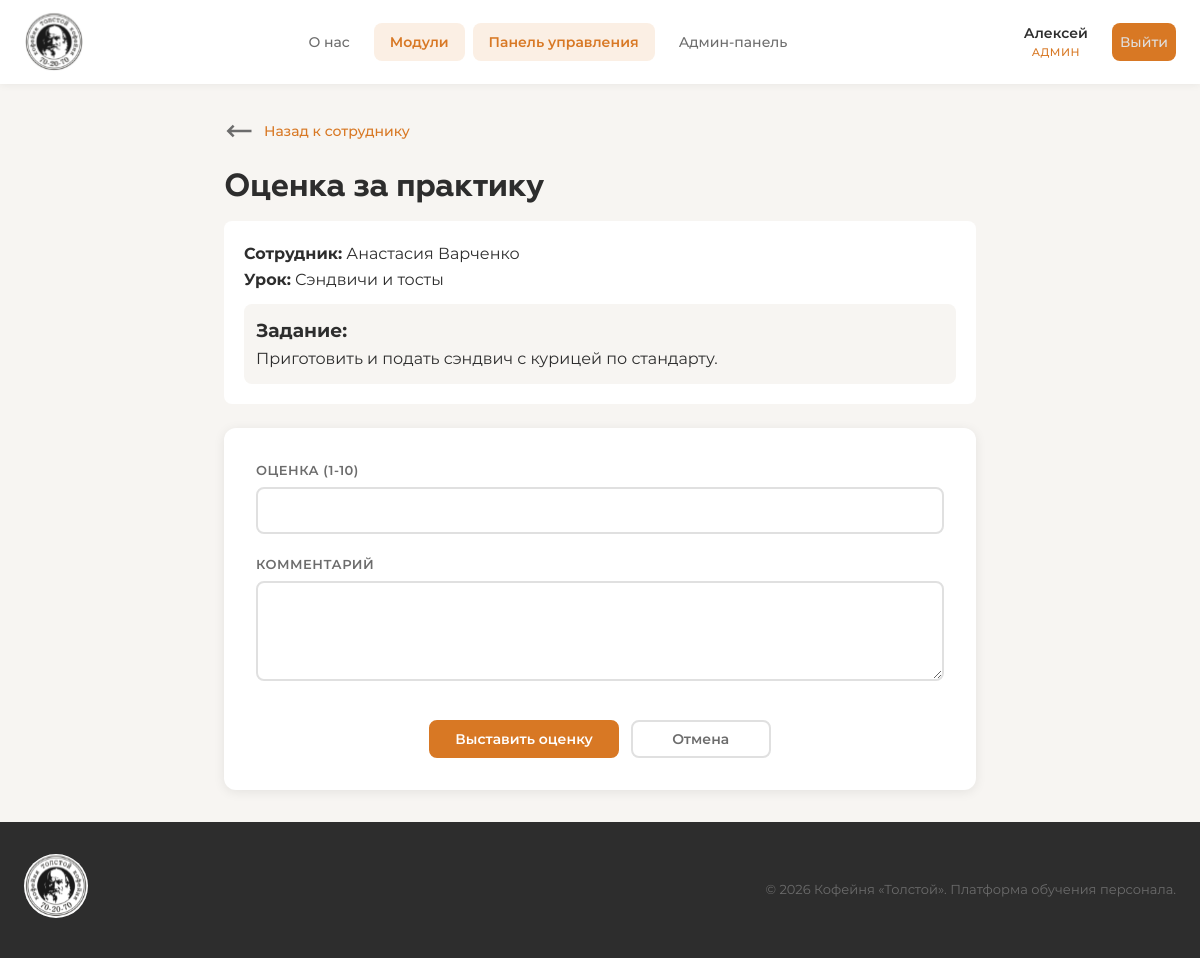
Page /dashboard/employees/13/lessons/26/grade/ (signed in) on the committed database.
### accounts/models.py (models this page shows, shortened)
class User(AbstractUser):
    ROLE_CHOICES = [
        ('trainee_barista', 'Стажёр-бариста'),
        ('barista', 'Бариста'),
        ('senior_barista', 'Старший бариста'),
        ('cook', 'Повар'),
        ('manager', 'Менеджер'),
        ('admin', 'Администратор'),
    ]
    role = models.CharField(
        max_length=20,
        choices=ROLE_CHOICES,
        default='trainee_barista',
        verbose_name='Роль'
    )
    must_change_password = models.BooleanField(
        default=True,
        verbose_name='Требуется смена пароля'
    )
    avatar = models.ImageField(
        upload_to='avatars/',
        blank=True,
        null=True,
        verbose_name='Аватар'
    )
    phone = models.CharField(
        max_length=20,
        blank=True,
        verbose_name='Телефон'
    )
    bio = models.TextField(
        blank=True,
        verbose_name='О себе'
    )
    date_hired = models.DateField(
        blank=True,
        null=True,
        verbose_name='Дата приёма на работу'
    )
    class Meta:
        verbose_name = 'Пользователь'
        verbose_name_plural = 'Пользователи'
    @property
    def is_admin(self):
        return self.role == 'admin' or self.is_superuser
    def get_role_display_short(self):
        role_map = {
            'trainee_barista': 'Стажёр',
            'barista': 'Бариста',
            'senior_barista': 'Ст. бариста',
            'cook': 'Повар',
            'manager': 'Менеджер',
            'admin': 'Админ',
        }
        return role_map.get(self.role, self.role)

### training/models.py (models this page shows, shortened)
class Lesson(models.Model):
    module = models.ForeignKey(
        Module,
        on_delete=models.CASCADE,
        related_name='lessons',
        verbose_name='Модуль'
    )
    number = models.PositiveIntegerField(verbose_name='Номер урока')
    title = models.CharField(max_length=200, verbose_name='Название урока')
    image = models.ImageField(
        upload_to='lessons/',
        blank=True,
        null=True,
        verbose_name='Изображение урока'
    )
    content = models.TextField(verbose_name='Материал урока')
    practice_task = models.TextField(
        blank=True,
        verbose_name='Задание на практику'
    )
    order = models.PositiveIntegerField(default=0, verbose_name='Порядок')
    created_at = models.DateTimeField(auto_now_add=True, verbose_name='Дата создания')
    class Meta:
        verbose_name = 'Урок'
        verbose_name_plural = 'Уроки'
        ordering = ['number']

### dashboard/views.py (the view)
    @login_required
    def wrapper(request, *args, **kwargs):
        if not request.user.is_admin:
            messages.error(request, 'Доступ запрещён.')
            return redirect('training:about')
        return view_func(request, *args, **kwargs)

### dashboard/views.py (called while the page is built, shortened)
def admin_required(view_func):
    @login_required
    def wrapper(request, *args, **kwargs):
        if not request.user.is_admin:
            messages.error(request, 'Доступ запрещён.')
            return redirect('training:about')
        return view_func(request, *args, **kwargs)
    wrapper.__name__ = view_func.__name__
    return wrapper

@admin_required
def practice_grade_view(request, user_id, lesson_id):
    employee = get_object_or_404(User, id=user_id)
    lesson = get_object_or_404(Lesson, id=lesson_id)
    grade_obj = PracticeGrade.objects.filter(user=employee, lesson=lesson).first()
    return render(request, 'dashboard/practice_grade.html', {
        'employee': employee,
        'lesson': lesson,
        'grade_obj': grade_obj,
    })

### dashboard/templates/dashboard/practice_grade.html (shortened to what this page needs)
{% extends "base.html" %}
{% load static %}
{% block content %}
<div class="container container-narrow">
    <div class="arrow-block">
        <a href="{% url 'dashboard:employee_detail' employee.id %}" class="back-link"><img src="{% static "images/arrow-left.svg" %}" class="icon-img"> Назад к сотруднику</a>
    </div>
    <h1 class="page-title">Оценка за практику</h1>
    <div class="grade-form-info">
        <p><strong>Сотрудник:</strong> {{ employee.get_full_name }}</p>
        <p><strong>Урок:</strong> {{ lesson.title }}</p>
        {% if lesson.practice_task %}
        <div class="practice-task-preview">
            <h3>Задание:</h3>
            <p>{{ lesson.practice_task }}</p>
        </div>
        {% endif %}
    </div>
    <form method="post" class="edit-form">
        <div class="form-group">
            <label class="form-label">Оценка (1-10)</label>
            <input type="number" name="grade" class="form-input" min="1" max="10"
                   value="{{ grade_obj.grade|default:'' }}" required>
        </div>
        <div class="form-group">
            <label class="form-label">Комментарий</label>
            <textarea name="comment" class="form-textarea" rows="3">{{ grade_obj.comment|default:'' }}</textarea>
        </div>
        <div class="form-actions">
            <button type="submit" class="btn btn-primary">Выставить оценку</button>
            <a href="{% url 'dashboard:employee_detail' employee.id %}" class="btn btn-outline">Отмена</a>
        </div>
    </form>
</div>
{% endblock %}

### templates/base.html (shortened to what this page needs)
{% load static %}
<!DOCTYPE html>
<html lang="ru">
<head>
    <link rel="stylesheet" href="{% static 'css/style.css' %}">
</head>
<body>
    {% if user.is_authenticated and not user.must_change_password or user.is_admin %}
    <nav class="navbar">
        <div class="nav-container">
            <a href="{% url 'training:about' %}" class="nav-logo">
                <img src="{% static "images/logo.svg" %}" class="logo-img">
            </a>
            <div class="nav-links" id="nav-links">
                <a href="{% url 'training:about' %}" class="nav-link {% if request.resolver_match.url_name == 'about' %}active{% endif %}">
                    О нас
                </a>
                <a href="{% url 'training:modules' %}" class="nav-link {% if 'modules' in request.path or 'lessons' in request.path %}active{% endif %}">
                    Модули
                </a>
                {% if user.is_admin %}
                <a href="{% url 'dashboard:index' %}" class="nav-link {% if 'dashboard' in request.path %}active{% endif %}">
                    Панель управления
                </a>
                <a href="{% url 'admin:index' %}" class="nav-link {% if 'django-admin' in request.path %}active{% endif %}">
                    Админ-панель
                </a>
                {% endif %}
            </div>
            <div class="nav-user" id="nav-user">
                <a href="{% url 'accounts:profile' %}" class="user-btn">
                    <span class="user-name">{{ user.first_name|default:user.username }}</span>
                    <span class="user-role">{{ user.get_role_display_short }}</span>
                </a>
                <a href="{% url 'accounts:logout' %}" class="logout-btn" title="Выйти">
                    Выйти
                </a>
            </div>
        </div>
    </nav>
    {% endif %}
    <main class="main-content">
        {% block content %}{% endblock %}
    </main>
    {% if user.is_authenticated and not user.must_change_password or user.is_admin %}
    <footer class="footer">
        <div class="footer-container">
            <div class="footer-brand">
                <img src="{% static "images/logo.svg" %}" class="logo-img-footer">
            </div>
            <p class="footer-text">© 2026 Кофейня «Толстой». Платформа обучения персонала.</p>
        </div>
    </footer>
    {% endif %}
</body>
</html>

### rows in the picture
User: first_name "Алексей", get_role_display_short "АДМИН"
User: get_full_name "Анастасия Варченко"
Lesson: title "Сэндвичи и тосты", practice_task "Приготовить и подать сэндвич с курицей по стандарту."
